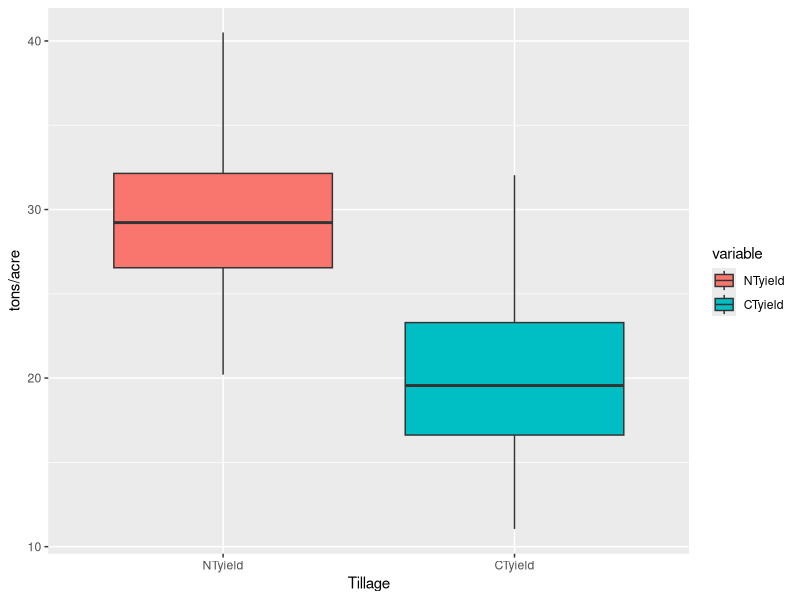
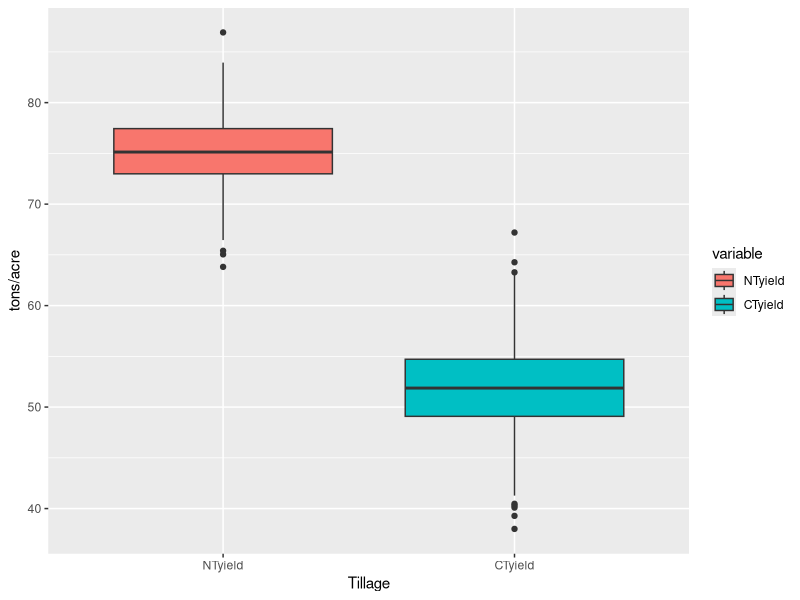

Source code (R) for these figures, in order:
## ---- chunk 1
knitr::opts_chunk$set(echo = TRUE)
## ---- chunk 2
library(ggplot2)
library(reshape2)

########################################################
# FUNCTION: dataCreate
# compares expected (not observed) data between no till (NT) and conventional till (CT) assuming a normal distribution for each 
# input: numeric and categorical (i.e., yield in tons/acre and NT versus CT)
# output: data frame called DataFun
#-------------------------------------------------------
dataCreate <- function(n1=50,m1=30,sd1=4,n2=50,m2=20,sd2=5){
  NTyield <- rnorm(n=n1, mean=m1, sd=sd1)
  CTyield <- rnorm(n=n2, mean=m2, sd=sd2)
  data1 <- data.frame(NTyield,CTyield)
  data2 <- melt(data1) # need to "melt" data1 in order to change the "variable" column to categorical data to perform an anova (comparing categorical data to continious data)
  return(data2)
}
dataCreate() # checking the function
DataFun <- dataCreate() # changing the function to a data frame by renaming it 
str(DataFun)


########################################################
# FUNCTION: ANOfun
# runs an anova on the data created from the previous function 
# input: DataFun (created in previous function)
# output: p-values
#-------------------------------------------------------
ANOfun <- function(data=DataFun){
  ANOanalysis <- aov(value~variable,data=data)
  summary(ANOanalysis)  
}
ANOfun()


########################################################
# FUNCTION: ANOfunPlot
# plots anova created previously
# input: DataFun (created in first function)
# output: boxplot comparing NT versus CT crop yields 
#-------------------------------------------------------
ANOfunPlot <- function(data=DataFun){
  ggdata <- ggplot(data=data,
                   aes(x=variable,y=value,fill=variable)) + geom_boxplot() + xlab("Tillage") + ylab("tons/acre")
  print(ggdata)
}
ANOfunPlot()
## ---- chunk 3
# changing the mean and sample size in the first function to see how that effects the significance intervals 
ANOVA2 <- dataCreate(n1=200,n2=200,m1=75,m2=52)

#running an ANOVA on the new simulated data
ANOfun(data=ANOVA2)

# plotting new simulated data with a boxplot
ANOfunPlot(data=ANOVA2)
